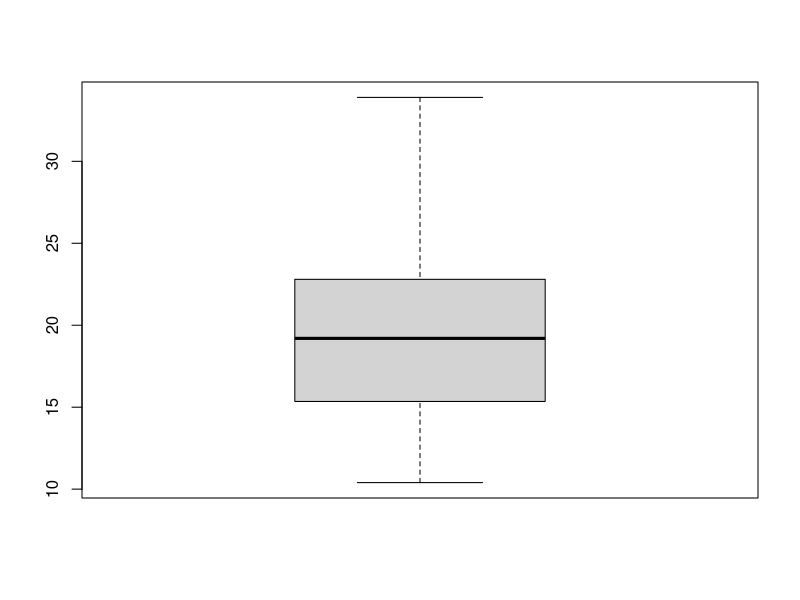
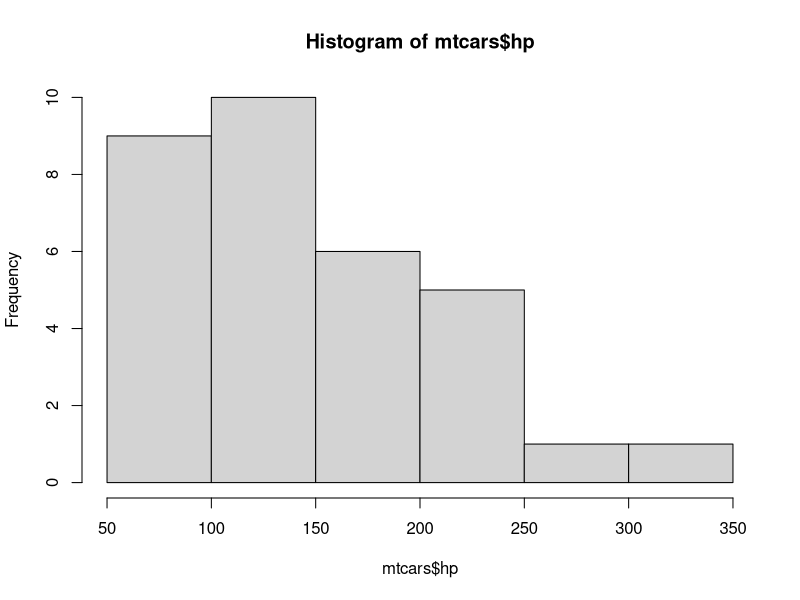
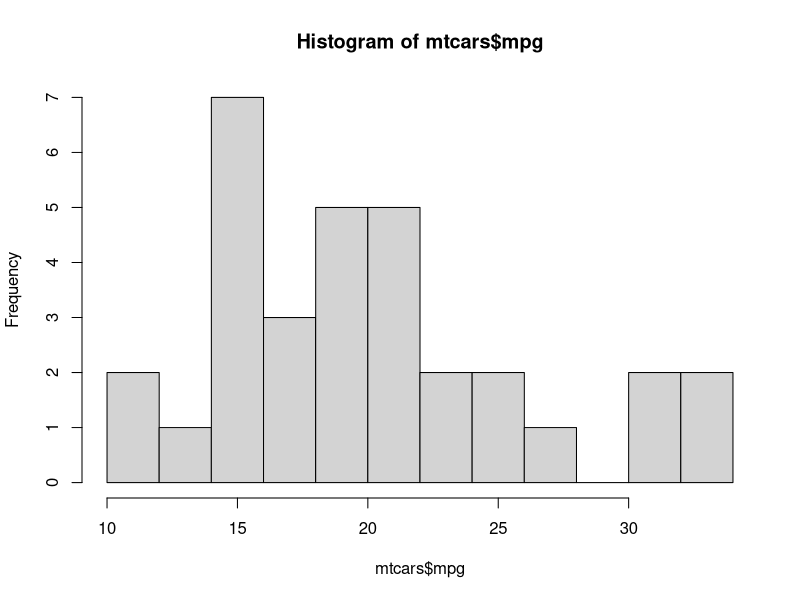
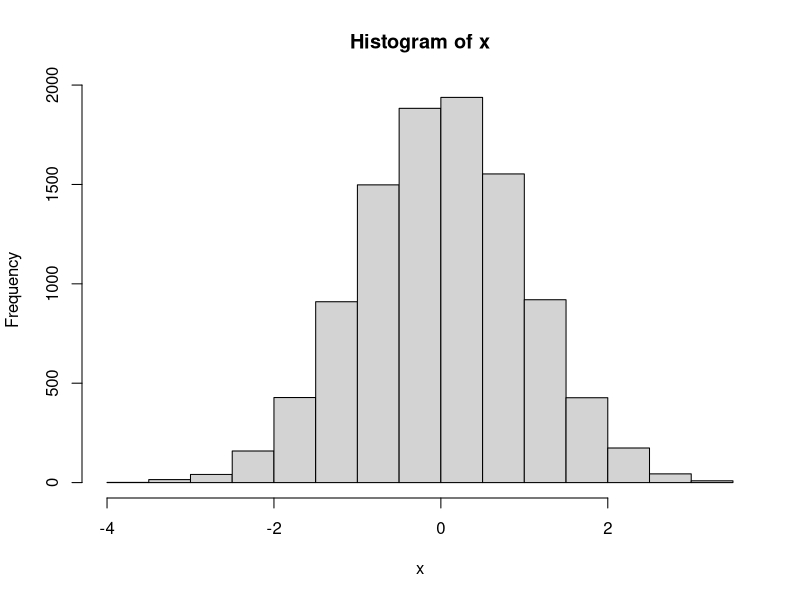
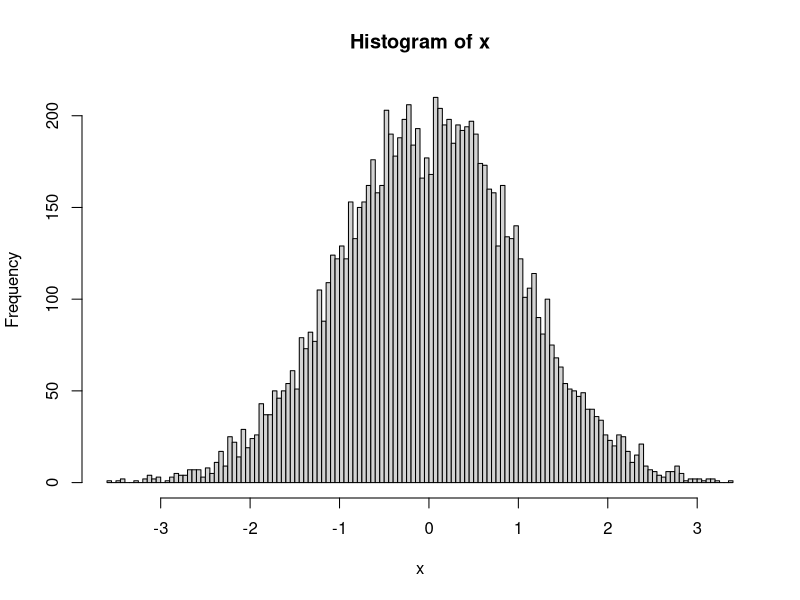
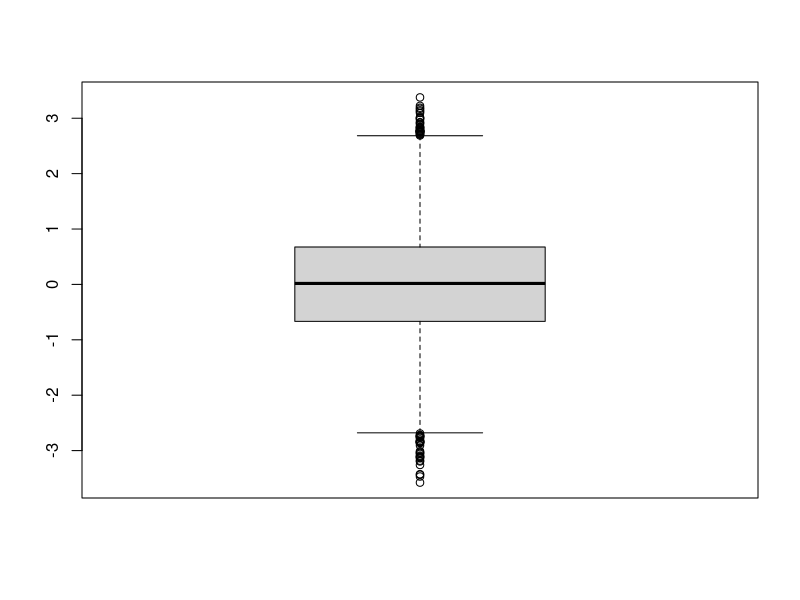
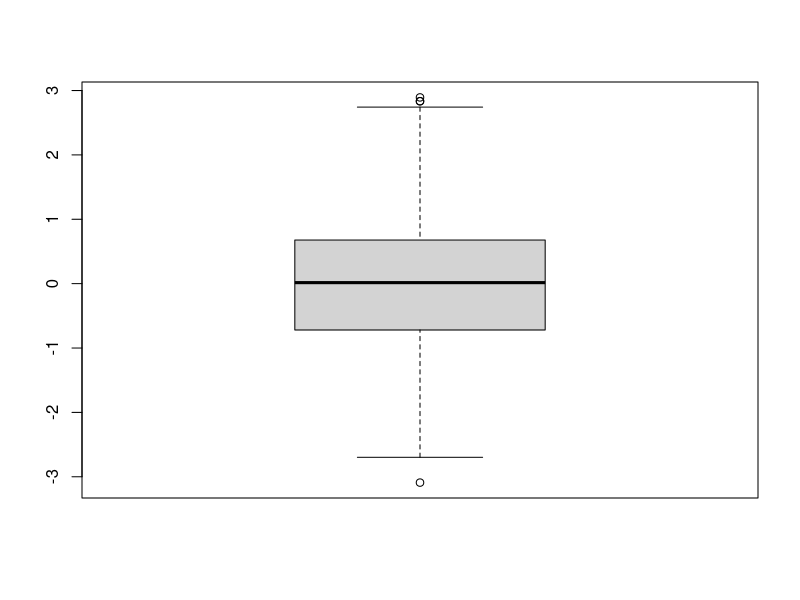

These figures' R source, in order:

## Optional discussion on function to replace values at a specific position in a string


n.sub=function(pattern,replacement,pos,string){
  
  s=substring(string,1:nchar(string),1:nchar(string))
  
  temp=grep(pattern,s)
  
  if(is.na(temp[pos])){return(string)}
  else{
    s[temp[pos]]=replacement
    string=paste(s,collapse="")
    return(string)
  }
}

anystring="sdkj)fbs2)3783k)jbzsls"

n.sub(")","#@$",3,anystring)

# Functions for numeric summaries of the data
data(mtcars)

## ------------------------------------------------------------------------
mean(mtcars$mpg)
median(mtcars$mpg)
min(mtcars$mpg)
max(mtcars$mpg)
var(mtcars$mpg)
sd(mtcars$mpg)
IQR(mtcars$mpg)
range(mtcars$mpg)

# this is not an exhaustive list


## ------------------------------------------------------------------------
summary(mtcars$mpg)

summary(mtcars)


## ------------------------------------------------------------------------
# Accessing Summary function's results
s=summary(mtcars$mpg)

class(s)

names(s)


## ------------------------------------------------------------------------
s["1st Qu."]

## ------------------------------------------------------------------------
s=summary(mtcars)
class(s)
names(s)

## ------------------------------------------------------------------------
#this outputs element in 1st row and 2 column in tables s, 
# which will be min value of variable "cyl"
s[1,2]

## ------------------------------------------------------------------------
# summary function from another library have better accessible results
library(psych)
describe(mtcars)

## ------------------------------------------------------------------------
s=describe(mtcars)
class(s)
rownames(s)
colnames(s)
## ------------------------------------------------------------------------
s["gear","max"]

## ------------------------------------------------------------------------
s[c("gear","mpg","wt"),c("max","sd","mad")]

## ------------------------------------------------------------------------
boxplot(mtcars$mpg)

# find out by looking at the documentation or elsewhere , how the whiskers are made in R
hist(mtcars$hp)

hist(mtcars$mpg,breaks=10)

x=rnorm(10000)
hist(x)
hist(x,breaks=100)

boxplot(x)

# in the boxplot , find out how are the horizontal lines are drawn at the extremese
# are these always max and min values 
# or there is a forumla taken into account to come up with these limits
# what are those points depcting here outside of these lines

x=rnorm(1000)
boxplot(x)

## ------------------------------------------------------------------------
library(vcd)
data(Arthritis)
View(Arthritis)
## ------------------------------------------------------------------------

tab1=table(Arthritis$Improved)

tab1

## ------------------------------------------------------------------------
t=prop.table(tab1)

t
## ------------------------------------------------------------------------
round(t,2)

prop.table(tab1)*100

## ------------------------------------------------------------------------
table(Arthritis$Improved,Arthritis$Treatment)

xtabs(~Improved+Treatment,data=Arthritis)

## ------------------------------------------------------------------------
tab2=xtabs(~Improved+Treatment,data=Arthritis)

## ------------------------------------------------------------------------
prop.table(tab2)

#Percentages total to 1 across values of Treatment
prop.table(tab2,1)

#Percentages total to 1 across values of Improved
prop.table(tab2,2)

## ------------------------------------------------------------------------
margin.table(tab2)
margin.table(tab2,1)
margin.table(tab2,2)

## ------------------------------------------------------------------------
addmargins(tab2)
addmargins(tab2,2)
addmargins(tab2,1)

## ------------------------------------------------------------------------
tab3=xtabs(~Treatment+Sex+Improved,data=Arthritis)

ftable(tab3)

## ------------------------------------------------------------------------
margin.table(tab3,1)
margin.table(tab3,c(1,3))
margin.table(tab3,c(2,3))
## ------------------------------------------------------------------------
ftable(prop.table(tab3))
  
ftable(prop.table(tab3,c(1,2)))

## ------------------------------------------------------------------------
ftable(addmargins(prop.table(tab3,c(1,2)),3))
#It is believed that mileage of a car is related to whether it has automatic 
# transmission or not, examine this using mtcars data.

## class case solution : by the students

mycars=mtcars[,c("mpg","am")]

mean(mycars$mpg)

mycars.am0=mycars[mycars$am==0,]
mycars.am1=mycars[mycars$am==1,]


mean(mycars.am0$mpg)
mean(mycars.am1$mpg)

#Using other information in the data analyse how , 
#engine type[vs]   affects car mileage 

myarth=Arthritis[Arthritis$Treatment=="Treated",]

mean(myarth[myarth$Improved=="None",]$Age)

mean(myarth[myarth$Improved=="Marked",]$Age)

mean(myarth[myarth$Improved=="Some",]$Age)



